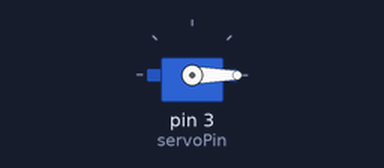
This sketch was run on a simulated Arduino Uno, built with avr-gcc and run on an emulated ATmega328P. Parts: servo.

Above: at 0.05 s.
At 1.0 s:
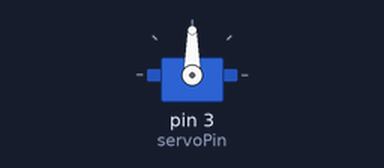
At 3.0 s:
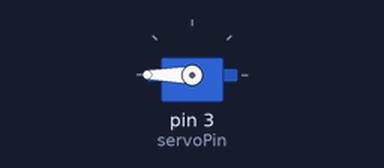
Timing chart, 0 to 6.9 s (numbered marks = the images above):
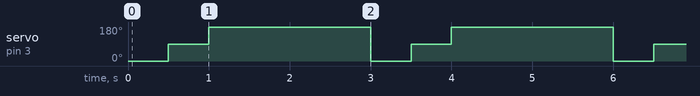

Measured:
- by itself, servo on pin 3 (servoPin): repeats every 3.0 s: 180° 2.0 s, 0° 0.50 s, 90° 0.50 s

The sketch:

Servo_Test.ino
```cpp
#include <Servo.h>

# define servoPin 3

Servo myServo;
void setup() {
  // put your setup code here, to run once:
myServo.attach(servoPin);
}

void loop() {
  // put your main code here, to run repeatedly:
myServo.write(0);
delay(500);
myServo.write(90);
delay(500);
myServo.write(180);
delay(2000);
}
```
